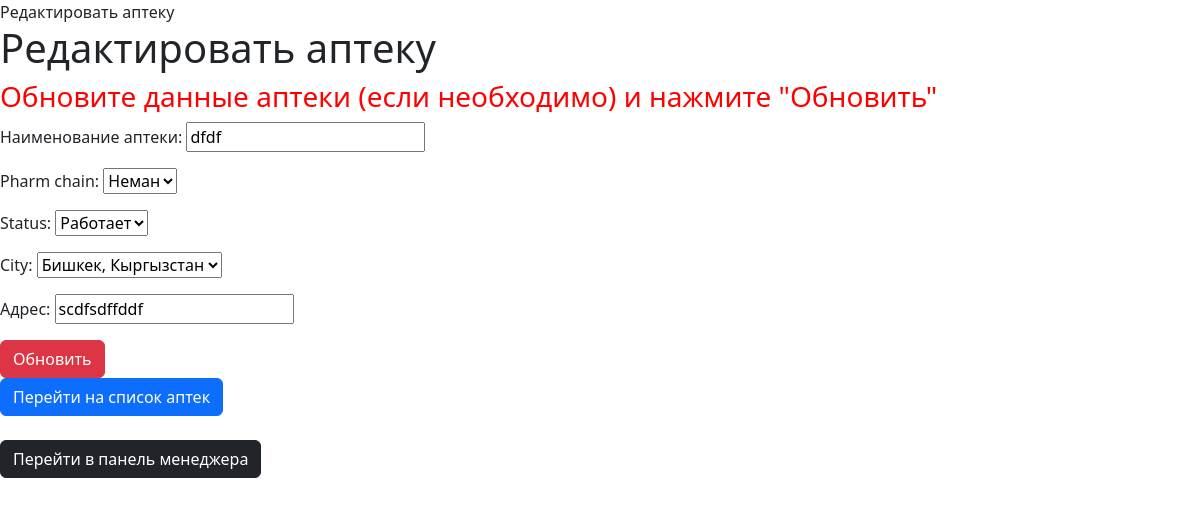
The page /manager_edit/pharm/update/2/ on the database its author committed.
### pharm/models.py (models this page shows, shortened)
class Pharmacy(models.Model):
    name = models.CharField(max_length=50, verbose_name='Наименование аптеки')
    pharm_chain = models.ForeignKey(PharmChain, on_delete=models.DO_NOTHING)
    status = models.ForeignKey(WorkStatus, on_delete=models.DO_NOTHING)
    city = models.ForeignKey(City, on_delete=models.DO_NOTHING)
    address = models.CharField(max_length=50, verbose_name='Адрес')
    class Meta:
        verbose_name_plural = "Аптеки"
        ordering = ['name']

class PharmChain(models.Model):
    name = models.CharField(max_length=50, verbose_name='Наименование сети')
    status = models.ForeignKey(WorkStatus, on_delete=models.DO_NOTHING)
    city = models.ForeignKey(City, on_delete=models.DO_NOTHING)
    address = models.CharField(max_length=50, verbose_name='Адрес')
    def __str__(self):
        return f'{self.name}'
    class Meta:
        verbose_name_plural = "Аптечные сети"
        ordering = ['name']

### pharm/views.py (the view)
# urls.py: path('manager_edit/pharm/update/<int:pk>/', views.PharmUpdateView.as_view(), name='pharm_update'),
class PharmUpdateView(UpdateView):
    model = models.Pharmacy
    form_class = forms.PharmacyForm
    template_name = 'pharm_update.html'
    success_url = reverse_lazy('ph_list')

### pharm/forms.py
class PharmacyForm(forms.ModelForm):
    class Meta:
        model = models.Pharmacy
        fields = ['name', 'pharm_chain', 'status', 'city', 'address']
        widgets = {
            'name': forms.TextInput(),
            'pharm_chain': forms.Select(),
            'status': forms.Select(),
            'city': forms.Select(),
            'address': forms.TextInput(),
        }

### pharm/models.py (called while the page is built)
    def __str__(self):
        return f'{self.work_status}'

    def __str__(self):
        return f'{self.counry_name}'

    def __str__(self):
        return f'{self.city_name}, {self.country}'

### pharm/Templates/pharm_update.html (shortened to what this page needs)
{% extends 'base.html' %}
{% block content %}
{% block title %}Редактировать аптеку{% endblock title %}
<h1>Редактировать аптеку</h1>
<h3 style="color: red">Обновите данные аптеки (если необходимо) и нажмите "Обновить"</h3>
<form action="{% url 'pharm_update' form.instance.id %}" method="POST" enctype="multipart/form-data">
    {{ form.as_p }}
    <input type="submit" value="Обновить" class="btn btn-danger">
</form>
<a href="{% url 'ph_list' %}"  class="btn btn-primary">Перейти на список аптек</a>
<br>
<br>
<a href="{% url 'manager_edit' %}"  class="btn btn-dark">Перейти в панель менеджера</a>
{% endblock %}

### pharm/static/pharm/css/styles.css (style rules this page uses)
body { font-family: Arial, sans-serif; background-color: gray; }

### rows shown on the page
Pharmacy: name "dfdf", pharm_chain "Неман", status "Работает", city "Бишкек, Кыргызстан", address "scdfsdffddf"
